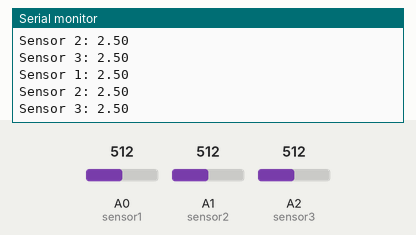
Simulated run of this sketch. Board: Arduino Uno, built with avr-gcc and run on an emulated ATmega328P. On the bench: the last lines printed to the serial monitor. The test bench sets the inputs (shaded band); at power-on: A0 (sensor1) = 512, A1 (sensor2) = 512, A2 (sensor3) = 512.

Above: at 3.8 s.
3.9 s: A0 (sensor1) set to 716
At 7.0 s:
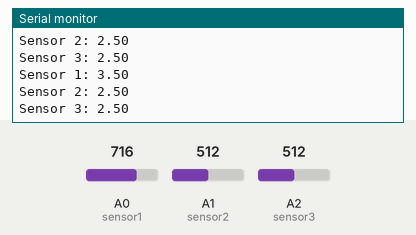
7.8 s: A1 (sensor2) set to 716
At 10.5 s:
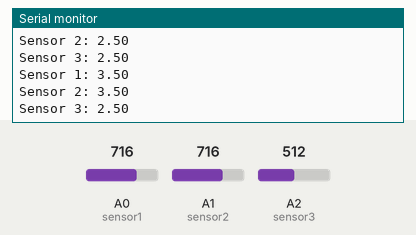
11.7 s: A2 (sensor3) set to 716
At 12.9 s:
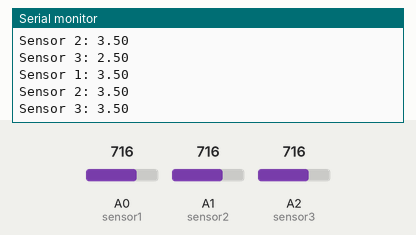
15.6 s: A0 (sensor1) set to 900
At 18.8 s:
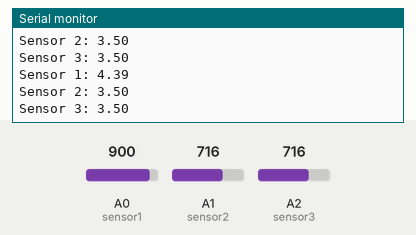
19.5 s: A1 (sensor2) set to 900
At 22.3 s:
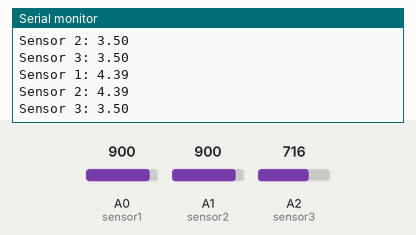
23.4 s: A2 (sensor3) set to 900
At 24.7 s:
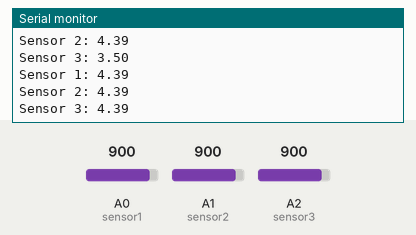
Timing chart, 0 to 26.4 s (numbered marks = the images above; inputs shaded):
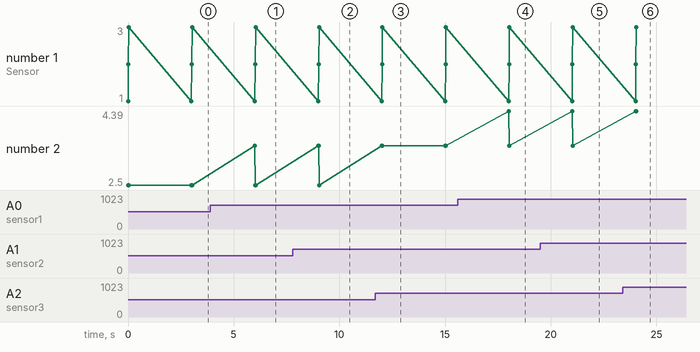

The sketch:

IR_Sensor_Test.ino
```cpp
#define sensor1 A0
#define sensor2 A1
#define sensor3 A2

void setup() {
  // put your setup code here, to run once:
  Serial.begin(9600); // start the serial port
}

void loop() {
  // put your main code here, to run repeatedly:
  // 5v
  float volts1 = analogRead(sensor1)*0.0048828125;  // value from sensor * (5/1024)
  Serial.print("Sensor 1: ");
  Serial.println(volts1);
  float volts2 = analogRead(sensor2)*0.0048828125;  // value from sensor * (5/1024)
  Serial.print("Sensor 2: ");
  Serial.println(volts2);
  float volts3 = analogRead(sensor3)*0.0048828125;  // value from sensor * (5/1024)
  Serial.print("Sensor 3: ");
  Serial.println(volts3);
  delay(3000);
}
```

Measured:
- after the input at 3.9 s, the serial monitor: prints a new line after 2.1 s (image 1)
- after the input at 7.8 s, the serial monitor: prints a new line after 1.2 s (image 2)
- after the input at 11.7 s, the serial monitor: prints a new line after 0.34 s (image 3)
- after the input at 15.6 s, the serial monitor: prints a new line after 2.4 s (image 4)
- after the input at 19.5 s, the serial monitor: prints a new line after 1.5 s (image 5)
- after the input at 23.4 s, the serial monitor: prints a new line after 0.65 s (image 6)
